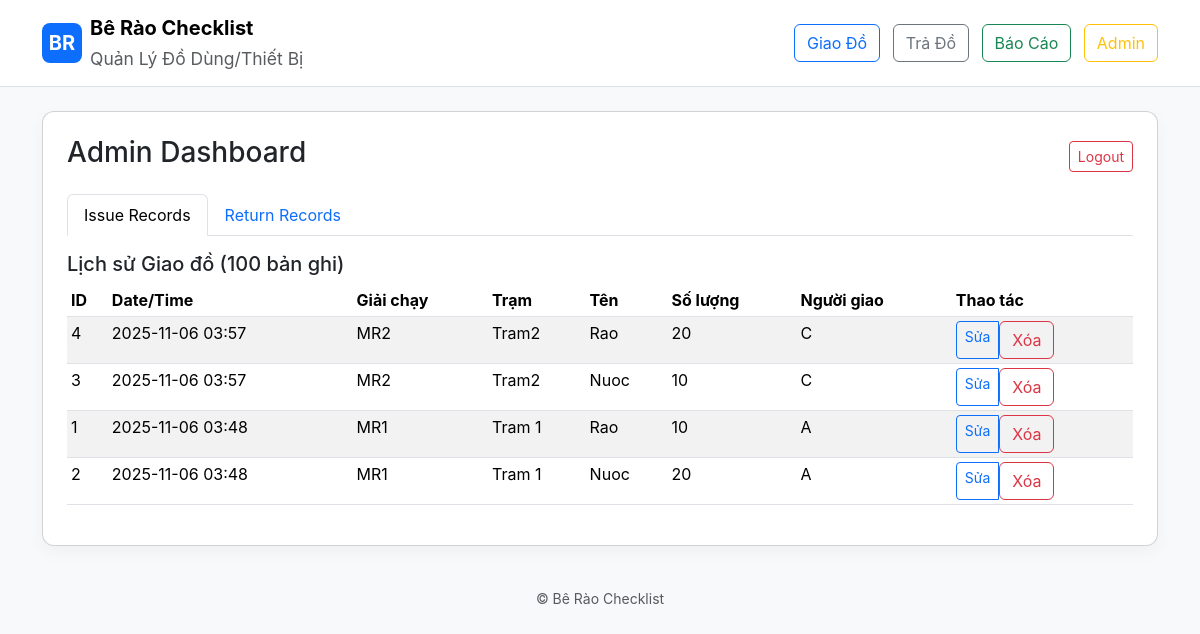
The app's page /admin/dashboard (signed in), older data.
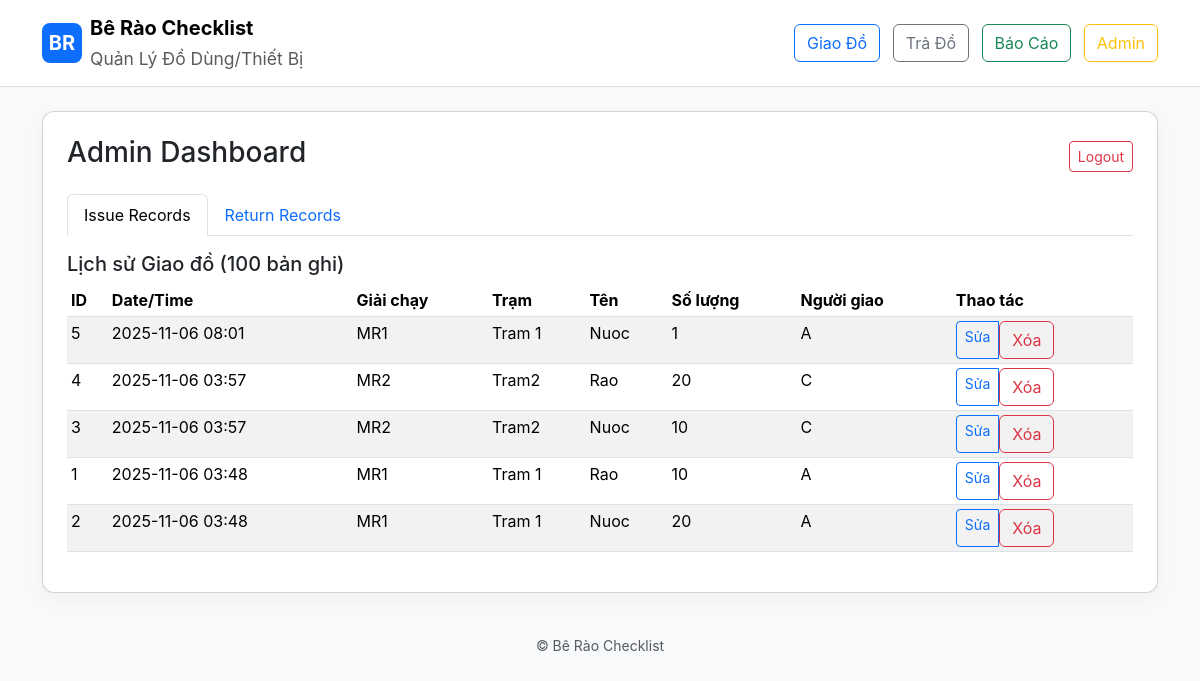
The same page, newer data.
### models.py (models this page shows)
class IssueRecord(db.Model):
    id = db.Column(db.Integer, primary_key=True)
    marathon_id = db.Column(db.Integer, db.ForeignKey('marathon.id'), nullable=True)
    station_id = db.Column(db.Integer, db.ForeignKey('station.id'), nullable=True)
    equipment_id = db.Column(db.Integer, db.ForeignKey('equipment.id'), nullable=False)
    person_name = db.Column(db.String(200))
    quantity = db.Column(db.Integer)
    timestamp = db.Column(db.DateTime)

### app.py (the view)
@app.route('/admin/dashboard')
@admin_required
def admin_dashboard():
    marathons = Marathon.query.order_by(Marathon.name).all()
    stations = Station.query.order_by(Station.name).all()
    equipments = Equipment.query.order_by(Equipment.name).all()
    issue_records = IssueRecord.query.order_by(IssueRecord.timestamp.desc()).limit(100).all()
    return_records = ReturnRecord.query.order_by(ReturnRecord.timestamp.desc()).limit(100).all()
    return render_template('admin_dashboard.html', marathons=marathons, stations=stations, equipments=equipments, issue_records=issue_records, return_records=return_records)

### app.py (called while the page is built)
def admin_required(f):
    @wraps(f)
    def decorated_function(*args, **kwargs):
        if not session.get('admin_logged_in'):
            flash('Please login to access this page.', 'warning')
            return redirect(url_for('admin_login'))
        return f(*args, **kwargs)
    return decorated_function

### templates/admin_dashboard.html (shortened to what this page needs)
{% extends "base.html" %}
{% block content %}
<div class="card p-4">
  <div class="d-flex justify-content-between align-items-center mb-3">
    <h3>Admin Dashboard</h3>
    <a href="{{ url_for('admin_logout') }}" class="btn btn-sm btn-outline-danger">Logout</a>
  </div>
  <ul class="nav nav-tabs mb-3" id="adminTabs" role="tablist">
    <li class="nav-item" role="presentation">
      <button class="nav-link active" id="issue-tab" data-bs-toggle="tab" data-bs-target="#issue-records" type="button">Issue Records</button>
    </li>
    <li class="nav-item" role="presentation">
      <button class="nav-link" id="return-tab" data-bs-toggle="tab" data-bs-target="#return-records" type="button">Return Records</button>
    </li>
  </ul>
  <div class="tab-content" id="adminTabsContent">
    <div class="tab-pane fade show active" id="issue-records" role="tabpanel">
      <h5>Lịch sử Giao đồ (100 bản ghi)</h5>
      <div class="table-responsive">
        <table class="table table-sm table-striped">
          <thead>
            <tr>
              <th>ID</th>
              <th>Date/Time</th>
              <th>Giải chạy</th>
              <th>Trạm</th>
              <th>Tên</th>
              <th>Số lượng</th>
              <th>Người giao</th>
              <th>Thao tác</th>
            </tr>
          </thead>
          <tbody>
            {% for record in issue_records %}
            <tr>
              <td>{{ record.id }}</td>
              <td>{{ record.timestamp.strftime('%Y-%m-%d %H:%M') if record.timestamp else '—' }}</td>
              <td>{{ marathons|selectattr('id', 'equalto', record.marathon_id)|map(attribute='name')|first if record.marathon_id else '—' }}</td>
              <td>{{ stations|selectattr('id', 'equalto', record.station_id)|map(attribute='name')|first if record.station_id else '—' }}</td>
              <td>{{ equipments|selectattr('id', 'equalto', record.equipment_id)|map(attribute='name')|first or '—' }}</td>
              <td>{{ record.quantity }}</td>
              <td>{{ record.person_name }}</td>
              <td>
                <div class="btn-group btn-group-sm">
                  <a href="{{ url_for('edit_issue_record', record_id=record.id) }}" class="btn btn-outline-primary">Sửa</a>
                  <form method="post" action="{{ url_for('delete_issue_record', record_id=record.id) }}" style="display:inline;" onsubmit="return confirm('Are you sure you want to delete this record?');">
                    <button type="submit" class="btn btn-outline-danger">Xóa</button>
                  </form>
                </div>
              </td>
            </tr>
            {% endfor %}
          </tbody>
        </table>
      </div>
    </div>
  </div>
</div>
{% endblock %}

### templates/base.html (shortened to what this page needs)
<!doctype html>
<html lang="vi">
  <head>
    <link href="https://cdn.jsdelivr.net/npm/bootstrap@5.3.2/dist/css/bootstrap.min.css" rel="stylesheet">
    <link rel="stylesheet" href="{{ url_for('static', filename='style.css') }}">
  </head>
  <body class="bg-light">
    <nav class="navbar navbar-expand-lg navbar-light bg-white border-bottom">
      <div class="container">
        <a class="navbar-brand d-flex align-items-center" href="{{ url_for('index') }}">
          <div class="logo-circle me-2">BR</div>
          <div>
            <div class="fw-bold">Bê Rào Checklist</div>
            <small class="text-muted">Quản Lý Đồ Dùng/Thiết Bị</small>
          </div>
        </a>
        <div>
          <a class="btn btn-outline-primary me-2" href="{{ url_for('issue') }}">Giao Đồ</a>
          <a class="btn btn-outline-secondary me-2" href="{{ url_for('return_equipment') }}">Trả Đồ</a>
          <a class="btn btn-outline-success me-2" href="{{ url_for('report') }}">Báo Cáo</a>
          {% if session.get('admin_logged_in') %}
            <a class="btn btn-outline-warning" href="{{ url_for('admin_dashboard') }}">Admin</a>
          {% else %}
            <a class="btn btn-outline-dark" href="{{ url_for('admin_login') }}">Login</a>
          {% endif %}
        </div>
      </div>
    </nav>
    <main class="container py-4">
      {% block content %}{% endblock %}
    </main>
    <footer class="text-center text-muted py-3">
      <small>© Bê Rào Checklist</small>
    </footer>
  </body>
</html>

### static/style.css (style rules this page uses)
.logo-circle { width:40px;height:40px;border-radius:8px;background:#0d6efd;color:white;display:flex;align-items:center;justify-content:center;font-weight:700 }
body { font-family:Inter, system-ui, -apple-system, 'Segoe UI', Roboto, 'Helvetica Neue', Arial }
.card { border-radius:12px;box-shadow:0 6px 18px rgba(10,20,30,0.04) }

Row changes from the older to the newer data that the page shows:
added IssueRecord: id "5", timestamp "2025-11-06 08:01", marathon_id "MR1", station_id "Tram 1", equipment_id "Nuoc", quantity "1", person_name "A"
